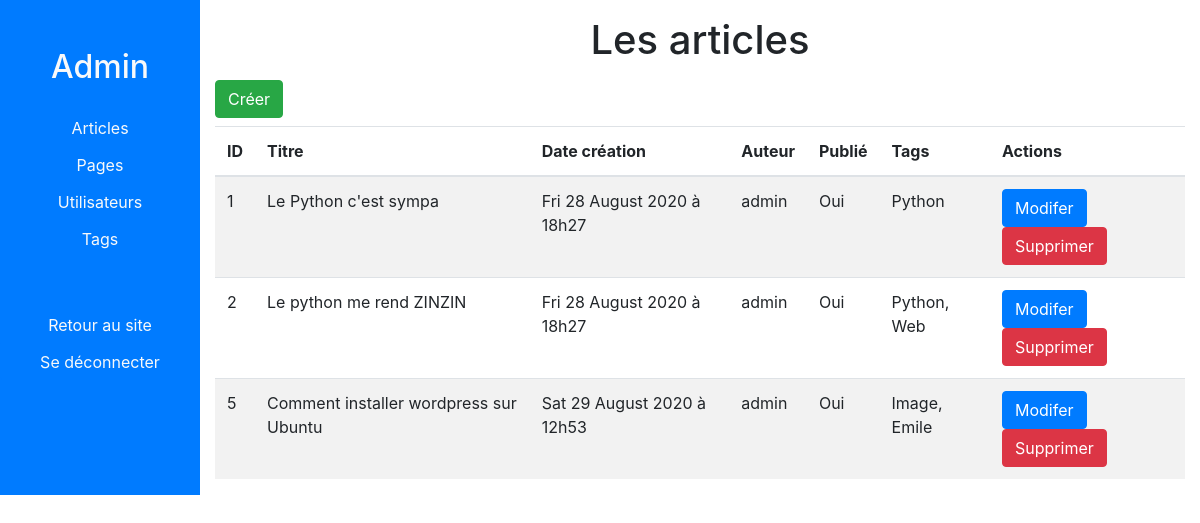
The page /admin/posts (signed in) on the database as committed earlier.
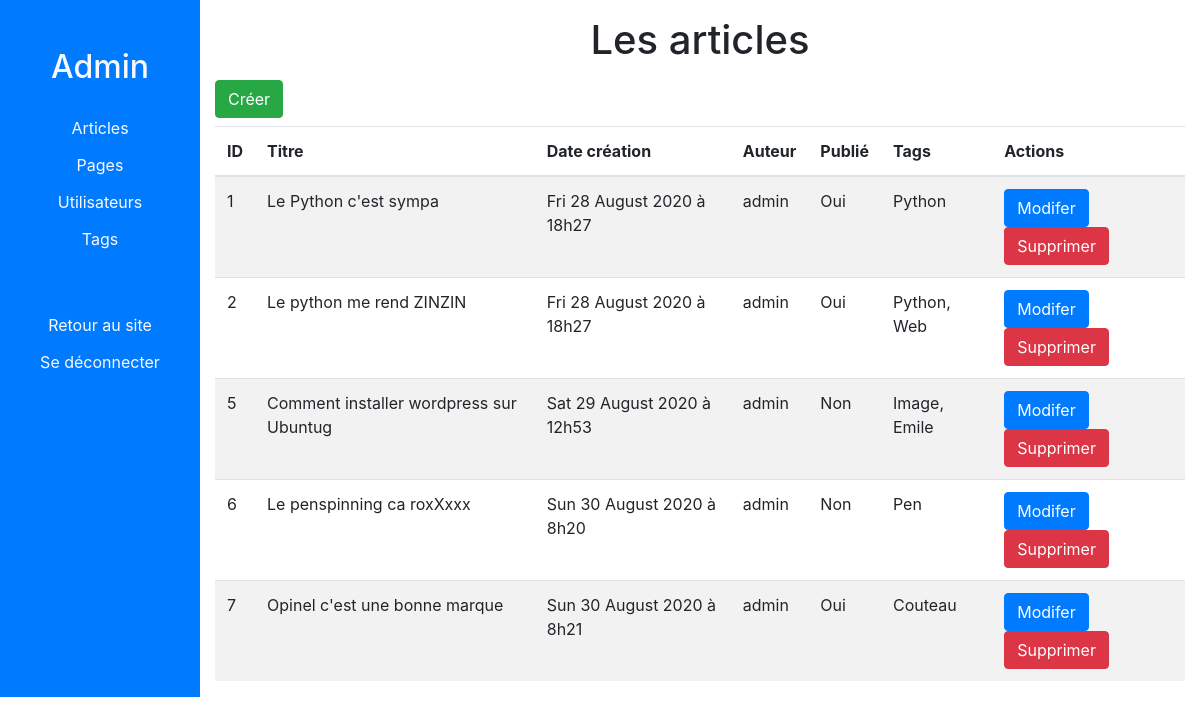
The same page on the database as committed later.
### views.py (models this page shows, shortened)
class Post(db.Model):
    id = db.Column(db.Integer, primary_key=True)
    title = db.Column(db.String(100), nullable=False)
    slug = db.Column(db.String(100), nullable=False,  unique=True)
    abstract = db.Column(db.Text, nullable=False)
    abstract_image = db.Column(db.String(200))
    content = db.Column(db.Text, nullable=False)
    creation_date = db.Column(db.DateTime, nullable=False, default=datetime.utcnow)
    published = db.Column(db.Boolean, nullable=False, default=False)
    user_id = db.Column(db.Integer, db.ForeignKey('user.id'), nullable=False)
    user = db.relationship('User', backref=db.backref('posts', lazy=True))
    tags = db.relationship('Tag', secondary=tags, lazy='subquery', backref=db.backref('posts', lazy=True))
    @property
    def tags_str(self):
        res = ""
        for tag in self.tags:
            res += tag.name + ', '
        return res.strip(' ,')

class User(UserMixin, db.Model):
    id = db.Column(db.Integer, primary_key=True)
    username = db.Column(db.String(50), unique=True, nullable=False)
    email = db.Column(db.String(80), unique=True, nullable=False)
    password = db.Column(db.String(80), nullable=False)

class Tag(db.Model):
    id = db.Column(db.Integer, primary_key=True)
    name = db.Column(db.String(50), nullable=False)

### views.py (the view)
@app.route('/admin/posts')
@login_required
def admin_posts():
    posts = Post.query.all()
    return render_template('admin-posts.html', posts=posts)

### views.py (called while the page is built)
@login_manager.user_loader
def load_user(user_id):
    return User.query.get(user_id)

@app.context_processor
def inject_pages():
    pages = Page.query.filter_by(published=True)
    return {'site_pages': pages}

### templates/admin-posts.html (shortened to what this page needs)
{% extends 'admin.html' %}
{% block admin_content %}
<div class="text-center mt-3">
    <h1>Les articles</h1>
</div>
<a class="btn btn-success my-2" href="{{ url_for('admin_posts_create') }}">Créer</a>
<table class="table table-striped">
    <thead>
        <tr>
            <th>ID</th>
            <th>Titre</th>
            <th>Date création</th>
            <th>Auteur</th>
            <th>Publié</th>
            <th>Tags</th>
            <th>Actions</th>
        </tr>
    </thead>
    <tbody>
        {% for post in posts %}
        <tr>
            <td>{{ post.id }}</td>
            <td>{{ post.title }}</td>
            <td>{{ post.creation_date.strftime('%a %d %B %Y à %-Hh%M') }}</td>
            <td>{{ post.user.username }}</td>
            <td>{{ post.published and 'Oui' or 'Non' }}</td>
            <td>{{ post.tags_str }}</td>
            <td>
                <a class="btn btn-primary" href="{{ url_for('admin_posts_edit', post_id=post.id) }}">
                    Modifer
                </a>
                <form action="{{ url_for('admin_posts_delete', post_id=post.id) }}" method="POST" class="d-inline">
                    <input type="submit" class="btn btn-danger" value="Supprimer">
                </form>
            </td>
        </tr>
        {% endfor %}
    </tbody>
</table>
{% endblock %}

### templates/admin.html (shortened to what this page needs)
{% extends 'base.html' %}
{% block content %}
    <div class="container-fluid">
        <div class="row">
            <div class="col-md-2 text-light bg-primary p-0 pb-5">
                <div class="btn-group-vertical w-100">
                    <h2 class="mt-5 mb-4 mx-auto">Admin</h2>
                    <button type="button" class="btn btn-primary">
                        <a class="text-light" href="{{ url_for('admin_posts') }}">Articles</a>
                    </button>
                    <button type="button" class="btn btn-primary">
                        <a class="text-light" href="{{ url_for('admin_pages') }}">Pages</a>
                    </button>
                    <button type="button" class="btn btn-primary">
                        <a class="text-light" href="{{ url_for('admin_users') }}">Utilisateurs</a>
                    </button>
                    <button type="button" class="btn btn-primary">
                        <a class="text-light" href="{{ url_for('admin_tags') }}">Tags</a>
                    </button>
                    <button type="button" class="btn btn-primary mt-5">
                        <a class="text-light" href="{{ url_for('index') }}">Retour au site</a>
                    </button>
                    <button type="button" class="btn btn-primary">
                        <a class="text-light" href="{{ url_for('logout') }}">Se déconnecter</a>
                    </button>
                </div>
            </div>
            <div class="col-md-10">
                {% block admin_content %}{% endblock %}
            </div>
        </div>
    </div>
{% endblock %}

### templates/base.html (shortened to what this page needs)
<!DOCTYPE html>
<html lang="fr">
<head>
    <link rel="stylesheet" href="https://maxcdn.bootstrapcdn.com/bootstrap/4.5.2/css/bootstrap.min.css">
    <link rel="stylesheet" href="{{ url_for('static', filename='css/style.css') }}">
</head>
<body>
    {% block content %}{% endblock %}
</html>

Rows that differ between the two databases and show on the page:
changed Post "Image, Emile": title "Comment installer wordpress sur Ubuntu" → "Comment installer wordpress sur Ubuntug"; published "Oui" → "Non"
added Post: id "6", title "Le penspinning ca roxXxxx", creation_date "Sun 30 August 2020 à 8h20", user.username "admin", published "Non", tags_str "Pen"
added Post: id "7", title "Opinel c'est une bonne marque", creation_date "Sun 30 August 2020 à 8h21", user.username "admin", published "Oui", tags_str "Couteau"
